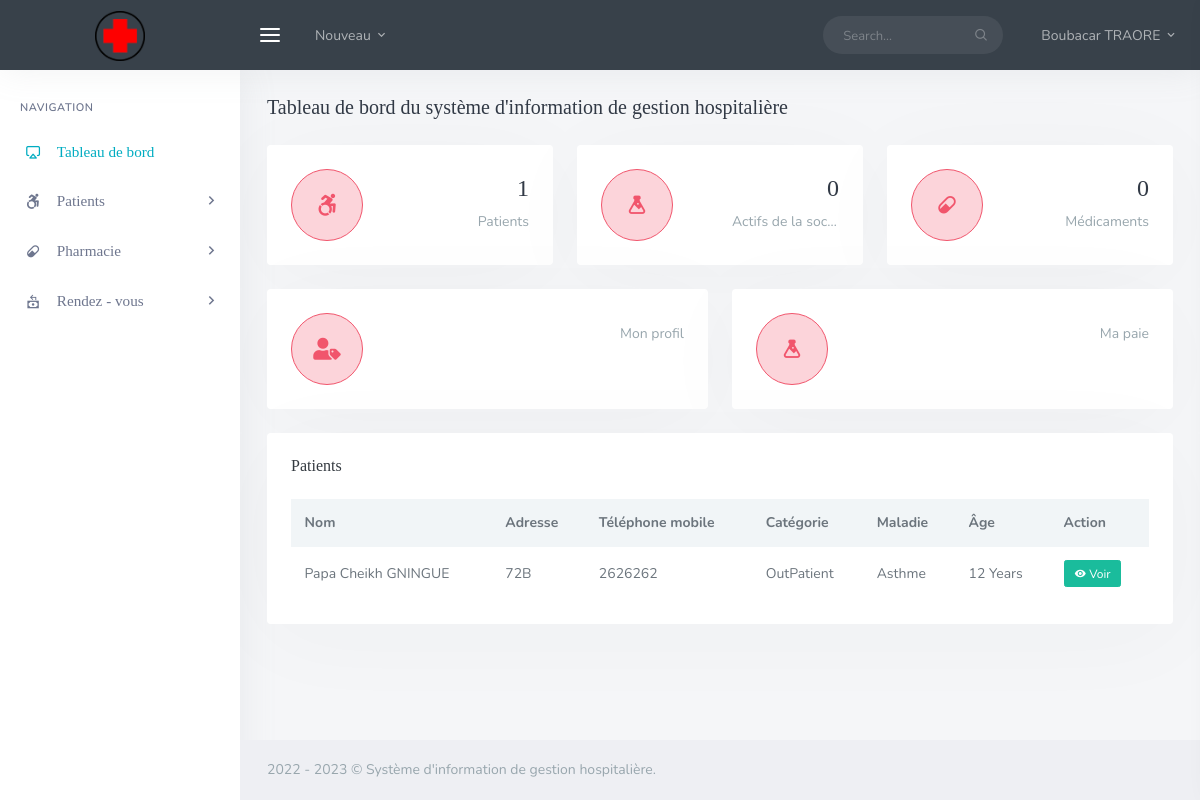
Page /Vue/Docteur/his_doc_dashboard.php (signed in) on the committed database.
### tables this page shows
CREATE TABLE `his_docs` (
  `doc_id` int NOT NULL,
  `doc_fname` varchar(200) DEFAULT NULL,
  `doc_lname` varchar(200) DEFAULT NULL,
  `doc_email` varchar(200) DEFAULT NULL,
  `doc_pwd` varchar(200) DEFAULT NULL,
  `doc_dept` varchar(200) DEFAULT NULL,
  `doc_number` varchar(200) DEFAULT NULL,
  `doc_dpic` varchar(200) DEFAULT NULL
);

CREATE TABLE `his_patients` (
  `pat_id` int NOT NULL,
  `pat_fname` varchar(200) DEFAULT NULL,
  `pat_lname` varchar(200) DEFAULT NULL,
  `pat_dob` varchar(200) DEFAULT NULL,
  `pat_age` varchar(200) DEFAULT NULL,
  `pat_number` varchar(200) DEFAULT NULL,
  `pat_addr` varchar(200) DEFAULT NULL,
  `pat_phone` varchar(200) DEFAULT NULL,
  `pat_type` varchar(200) DEFAULT NULL,
  `pat_date_joined` timestamp(6) NOT NULL DEFAULT CURRENT_TIMESTAMP(6) ON UPDATE CURRENT_TIMESTAMP(6),
  `pat_ailment` varchar(200) DEFAULT NULL,
  `pat_discharge_status` varchar(200) DEFAULT NULL
);

### Vue/Docteur/his_doc_dashboard.php (the view, shortened to what this page needs)
<?php
include('assets/inc/config.php');
?>
<!DOCTYPE html>
<html lang="en">
<?php include("assets/inc/head.php"); ?>
<body>
    <div id="wrapper">
        <?php include('assets/inc/nav.php'); ?>
        <?php include('assets/inc/sidebar.php'); ?>
        <div class="content-page">
            <div class="content">
                <div class="container-fluid">
                    <div class="row">
                        <div class="col-12">
                            <div class="page-title-box">
                                <h4 class="page-title">Tableau de bord du système d'information de gestion hospitalière</h4>
                            </div>
                        </div>
                    </div>
                    <div class="row">
                        <div class="col-md-6 col-xl-4">
                            <div class="widget-rounded-circle card-box">
                                <div class="row">
                                    <div class="col-6">
                                        <div class="avatar-lg rounded-circle bg-soft-danger border-danger border">
                                            <i class="fab fa-accessible-icon  font-22 avatar-title text-danger"></i>
                                        </div>
                                    </div>
                                    <div class="col-6">
                                        <div class="text-right">
                                            <?php
                                            $result = "SELECT count(*) FROM his_patients  ";
                                            $stmt = $mysqli->prepare($result);
                                            $stmt->execute();
                                            $stmt->bind_result($patient);
                                            ?>
                                            <h3 class="text-dark mt-1"><span data-plugin="counterup"><?php echo $patient; ?></span></h3>
                                            <p class="text-muted mb-1 text-truncate">Patients</p>
                                        </div>
                                    </div>
                                </div>
                            </div>
                        </div>
                        <div class="col-md-6 col-xl-4">
                            <div class="widget-rounded-circle card-box">
                                <div class="row">
                                    <div class="col-6">
                                        <div class="avatar-lg rounded-circle bg-soft-danger border-danger border">
                                            <i class="mdi mdi-flask font-22 avatar-title text-danger"></i>
                                        </div>
                                    </div>
                                    <div class="col-6">
                                        <div class="text-right">
                                            <?php
                                            $result = "SELECT count(*) FROM his_equipments ";
                                            $stmt = $mysqli->prepare($result);
                                            $stmt->execute();
                                            $stmt->bind_result($assets);
                                            ?>
                                            <h3 class="text-dark mt-1"><span data-plugin="counterup"><?php echo $assets; ?></span></h3>
                                            <p class="text-muted mb-1 text-truncate">Actifs de la société</p>
                                        </div>
                                    </div>
                                </div>
                            </div>
                        </div>
                        <div class="col-md-6 col-xl-4">
                            <div class="widget-rounded-circle card-box">
                                <div class="row">
                                    <div class="col-6">
                                        <div class="avatar-lg rounded-circle bg-soft-danger border-danger border">
                                            <i class="mdi mdi-pill font-22 avatar-title text-danger"></i>
                                        </div>
                                    </div>
                                    <div class="col-6">
                                        <div class="text-right">
                                            <?php
                                            $result = "SELECT count(*) FROM his_pharmaceuticals ";
                                            $stmt = $mysqli->prepare($result);
                                            $stmt->execute();
                                            $stmt->bind_result($phar);
                                            ?>
                                            <h3 class="text-dark mt-1"><span data-plugin="counterup"><?php echo $phar; ?></span></h3>
                                            <p class="text-muted mb-1 text-truncate">Médicaments</p>
                                        </div>
                                    </div>
                                </div>
                            </div>
                        </div>
                    </div>
                    <div class="row">
                        <div class="col-md-6 col-xl-6">
                            <a href="his_doc_account.php">
                                <div class="widget-rounded-circle card-box">
                                    <div class="row">
                                        <div class="col-6">
                                            <div class="avatar-lg rounded-circle bg-soft-danger border-danger border">
                                                <i class="fas fa-user-tag font-22 avatar-title text-danger"></i>
                                            </div>
                                        </div>
                                        <div class="col-6">
                                            <div class="text-right">
                                                <p class="text-muted mb-1 text-truncate">Mon profil</p>
                                            </div>
                                        </div>
                                    </div>
                                </div>
                            </a>
                        </div>
                        <div class="col-md-6 col-xl-6">
                            <a href="his_doc_view_payrolls.php">
                                <div class="widget-rounded-circle card-box">
                                    <div class="row">
                                        <div class="col-6">
                                            <div class="avatar-lg rounded-circle bg-soft-danger border-danger border">
                                                <i class="mdi mdi-flask font-22 avatar-title text-danger"></i>
                                            </div>
                                        </div>
                                        <div class="col-6">
                                            <div class="text-right">
                                                <p class="text-muted mb-1 text-truncate">Ma paie</p>
                                            </div>
                                        </div>
                                    </div>
                                </div>
                            </a>
                        </div>
                    </div>
                    <div class="row">
                        <div class="col-xl-12">
                            <div class="card-box">
                                <h4 class="header-title mb-3">Patients</h4>
                                <div class="table-responsive">
                                    <table class="table table-borderless table-hover table-centered m-0">
                                        <thead class="thead-light">
                                            <tr>
                                                <th>Nom</th>
                                                <th>Adresse</th>
                                                <th>Téléphone mobile</th>
                                                <th>Catégorie</th>
                                                <th>Maladie</th>
                                                <th>Âge</th>
                                                <th>Action</th>
                                            </tr>
                                        </thead>
                                        <?php
                                        $ret = "SELECT * FROM his_patients ORDER BY RAND() LIMIT 100 ";
                                        $stmt = $mysqli->prepare($ret);
                                        $stmt->execute();
                                        $res = $stmt->get_result();
                                        while ($row = $res->fetch_object()) {
                                        ?>
                                            <tbody>
                                                <tr>
                                                    <td>
                                                        <?php echo $row->pat_fname; ?> <?php echo $row->pat_lname; ?>
                                                    </td>
                                                    <td>
                                                        <?php echo $row->pat_addr; ?>
                                                    </td>
                                                    <td>
                                                        <?php echo $row->pat_phone; ?>
                                                    </td>
                                                    <td>
                                                        <?php echo $row->pat_type; ?>
                                                    </td>
                                                    <td>
                                                        <?php echo $row->pat_ailment; ?>
                                                    </td>
                                                    <td>
                                                        <?php echo $row->pat_age; ?> Years
                                                    </td>
                                                    <td>
                                                        <a href="his_doc_view_single_patient.php?pat_id=<?php echo $row->pat_id; ?>&&pat_number=<?php echo $row->pat_number; ?>&&pat_name=<?php echo $row->pat_fname; ?>_<?php echo $row->pat_lname; ?>" class="btn btn-xs btn-success"><i class="mdi mdi-eye"></i> Voir</a>
                                                    </td>
                                                </tr>
                                            </tbody>
                                        <?php } ?>
                                    </table>
                                </div>
                            </div>
                        </div>
                    </div>
                </div>
            </div>
            <?php include('assets/inc/footer.php'); ?>
        </div>
    </div>
</body>
</html>

### assets/inc/nav.php (shortened to what this page needs)
<?php
$doc_id = $_SESSION['doc_id'];
$doc_number = $_SESSION['doc_number'];
$ret = "SELECT * FROM  his_docs WHERE doc_id = ? AND doc_number = ?";
$stmt = $mysqli->prepare($ret);
$stmt->bind_param('is', $doc_id, $doc_number);
$stmt->execute();
$res = $stmt->get_result();
while ($row = $res->fetch_object()) {
?>
    <div class="navbar-custom">
        <ul class="list-unstyled topnav-menu float-right mb-0">
            <li class="d-none d-sm-block">
                <form class="app-search">
                    <div class="app-search-box">
                        <div class="input-group">
                            <input type="text" class="form-control" placeholder="Search...">
                            <div class="input-group-append">
                                <button class="btn" type="submit">
                                    <i class="fe-search"></i>
                                </button>
                            </div>
                        </div>
                    </div>
                </form>
            </li>
            <li class="dropdown notification-list">
                <a class="nav-link dropdown-toggle nav-user mr-0 waves-effect waves-light" data-toggle="dropdown" href="#" role="button" aria-haspopup="false" aria-expanded="false">
                    <span class="pro-user-name ml-1">
                        <?php echo $row->doc_fname; ?> <?php echo $row->doc_lname; ?> <i class="mdi mdi-chevron-down"></i>
                    </span>
                </a>
            </li>
        </ul>
        <div class="logo-box">
            <a href="his_admin_dashboard.php" class="logo text-center">
                <span class="logo-lg">
                    <img src="assets/images/log.png" alt="" height="50">
                </span>
            </a>
        </div>
        <ul class="list-unstyled topnav-menu topnav-menu-left m-0">
            <li>
                <button class="button-menu-mobile waves-effect waves-light">
                    <i class="fe-menu"></i>
                </button>
            </li>
            <li class="dropdown d-none d-lg-block">
                <a class="nav-link dropdown-toggle waves-effect waves-light" data-toggle="dropdown" href="#" role="button" aria-haspopup="false" aria-expanded="false">
                    Nouveau
                    <i class="mdi mdi-chevron-down"></i>
                </a>
            </li>
        </ul>
    </div>
<?php } ?>

### rows in the picture
his_docs: doc_fname "Boubacar", doc_lname "TRAORE"
his_patients: pat_fname "Papa Cheikh", pat_lname "GNINGUE", pat_addr "72B", pat_phone "2626262", pat_type "OutPatient", pat_ailment "Asthme", pat_age "12"

### other values in the picture
$patient "1"
$assets "0"
$phar "0"
